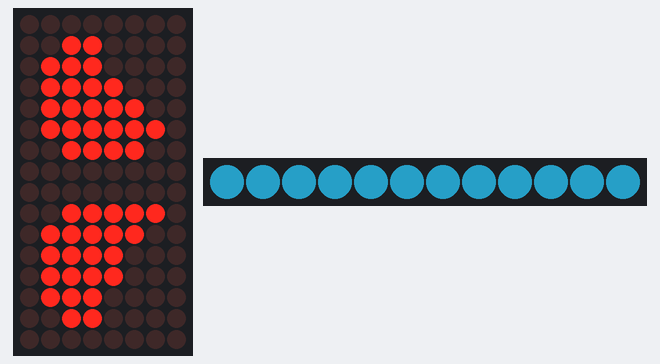
Simulated run of this sketch. Board: Arduino Uno, built with avr-gcc and run on an emulated ATmega328P. Shown: 8×16 LED matrix, 12 RGB LEDs in strip order, left to right. Dim RGB values are drawn brighter than linear.

Above: at 0.1 s.

The sketch:

sad.ino
```cpp
//Function: Display sad facial expression on 16×8 LED matrix + sky-blue color on 12-LED RGB strip.
//Hardware: LED matrix (I2C addr:0x70), RGB NeoPixel strip (pin 3)

#include <Wire.h>
#include "Adafruit_LEDBackpack.h"
Adafruit_8x16matrix ematrix = Adafruit_8x16matrix();
#include <Adafruit_NeoPixel.h>

Adafruit_NeoPixel pixel = Adafruit_NeoPixel(12, 3, NEO_GRB + NEO_KHZ800);
uint8_t eyesm_bmp[16];

//Show sad face: sky-blue strip + sad bitmap on matrix
void showSadFace() {
  pixel.clear();
  pixel.fill(pixel.Color(51, 204, 255));
  pixel.show();

  //Matrix: assign sad face bitmap data
  eyesm_bmp[0] = B00000000;eyesm_bmp[1] = B00110000;eyesm_bmp[2] = B01110000;eyesm_bmp[3] = B01111000;eyesm_bmp[4] = B01111100;eyesm_bmp[5] = B01111110;eyesm_bmp[6] = B00111100;eyesm_bmp[7] = B00000000;eyesm_bmp[8] = B00000000;eyesm_bmp[9] = B00111110;eyesm_bmp[10] = B01111100;eyesm_bmp[11] = B01111000;eyesm_bmp[12] = B01111000;eyesm_bmp[13] = B01110000;eyesm_bmp[14] = B00110000;eyesm_bmp[15] = B00000000;
  ematrix.clear();
  ematrix.setRotation(0);
  ematrix.drawBitmap(0, 0, eyesm_bmp, 8, 16, 1);
  ematrix.writeDisplay();
}

//Initialize hardware: LED matrix + RGB strip
void setup() {
  ematrix.begin(0x70);
  pixel.begin();
  pixel.setBrightness(99);
  pixel.clear();
}

//continuously show sad face
void loop() {
  showSadFace();
  delay(1000);
}
```
